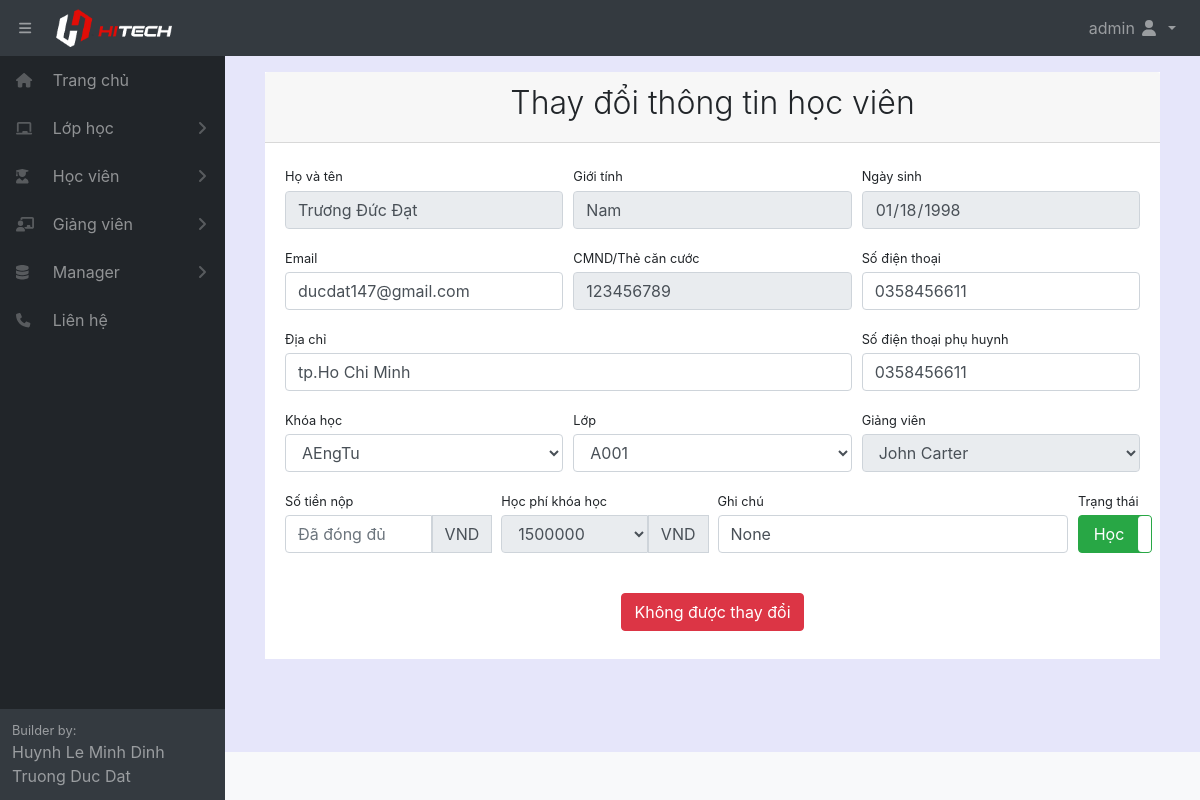
The page /student/132/ (signed in) on the database its author committed.
### home/models.py (models this page shows, shortened)
class Student(models.Model):
    fullname = models.CharField(max_length=100, verbose_name="Tên học sinh")
    gender = models.ForeignKey(Gender, null= True, on_delete=models.SET_NULL)
    birthday = models.DateField(verbose_name="Ngày sinh")
    identity_card = models.CharField(max_length=100, null = True, blank=True, verbose_name="CMND")
    phonenumber = models.CharField(max_length=100, null = True, blank=True, verbose_name="SDT")
    phonenumber_family = models.CharField(max_length=100, null = True, blank=True, verbose_name="SDT phụ huynh")
    email = models.CharField(max_length=100, null = True, blank=True, verbose_name="Email")
    adress = models.CharField(max_length=300, null = True, blank=True, verbose_name="Địa chỉ")
    classname = models.ForeignKey(Classname, null= True, on_delete=models.SET_NULL)
    fee = models.IntegerField(default=0, verbose_name="Học phí")
    fee_remain = models.IntegerField(default=0, verbose_name="Học phí còn lại")
    create_date = models.DateField(auto_now_add=True, verbose_name="Ngày đăng ký học")
    havedetailschedule = active = models.BooleanField(default=False, verbose_name="Thời khóa biểu cá nhân")
    note = models.CharField(max_length=300, null = True, blank=True, verbose_name="Ghi chú")
    active = models.BooleanField(default=True, verbose_name="Trạng thái")
    class Meta:
        ordering =["fullname"]
        verbose_name_plural = "Học sinh"

class Gender(models.Model):
    name = models.CharField(max_length=5, verbose_name="Giới tính")
    def __str__(self):
        return  self.name
    class Meta:
        ordering =["name"]
        verbose_name_plural = "Giới tính"

### home/decorators.py (the view)
        def wrapper_func(request, *args, **kwargs):
            group = None
            if request.user.groups.exists():
                group = request.user.groups.all()[0].name
            if group in allowed_roles:
                return view_func(request, *args, **kwargs)
            else:
                return redirect('errorrole')

### home/models.py (called while the page is built)
    def __str__(self):
        return  self.fullname

    def __str__(self):
        return  self.fullname

    def __str__(self):
        return  self.fullname

### home/views.py (called while the page is built, shortened)
@login_required(login_url='login')
@allowed_users(allowed_roles=['admin','manager','staff','teacher'])
def detailStudent(request,pk):
    student = Student.objects.get(pk=pk)
    classname = Classname.objects.all()
    unit = Unit.objects.all()
    schedule = Schedule.objects.all()
    feeremain = student.fee_remain
    error=0
    context = {'error':error, 'feeremain':feeremain, 'schedule':schedule, 'student':student, 'classname': classname, 'unit': unit}
    return render(request,'student/detailStudent.html',context)

### home/templates/student/detailStudent.html (shortened to what this page needs)
{% extends "pages/base.html" %} {% block title %} Đăng kí học {% endblock title %} {% block content %} {% load static %}
<div class="card-header">
    <h2 class="text-center font-weight-light">Thay đổi thông tin học viên</h2>
</div>
<div class="card-body">
    <form method='POST' action="" id="qrcodeRedirectForm"  name="qrcodeRedirectForm">
        <div class="form-row">
            <div class="col-md-4">
                <label class="small mb-1" for="inputName">Họ và tên</label>
                <div class="form-group">
                    <input class="form-control" disabled id="inputName" type="text" placeholder="Nhập họ và tên"
                        value="{{ student.fullname }}" />
                </div>
            </div>
            <div class="col-md-4">
                <label class="small mb-1" for="inputGender">Giới tính</label>
                <div class="form-group">
                    <input class="form-control" disabled id="inputGender" type="text" value="{{ student.gender }}" />
                </div>
            </div>
            <div class="col-md-4">
                <label class="small mb-1" for="inputBirthDay">Ngày sinh</label>
                <div class="form-group">
                    <input class="form-control" disabled id="inputBirthDay" type="date"
                        value="{{ student.birthday|date:"Y-m-d" }}" />
                </div>
            </div>
        </div>
        <div class="form-row">
            <div class="col-md-4">
                <label class="small mb-1" for="inputEmail">Email</label>
                <div class="form-group">
                    <input class="form-control" name="email" required id="id_email" type="email"
                        value="{{ student.email }}" />
                </div>
            </div>
            <div class="col-md-4">
                <label class="small mb-1" for="inputIdentityCard">CMND/Thẻ căn cước</label>
                <div class="form-group">
                    <input class="form-control" disabled id="inputIdentityCard" type="text"
                        placeholder="Nhập CMND học viên" value="{{ student.identity_card }}" />
                </div>
            </div>
            <div class="col-md-4">
                <label class="small mb-1" for="id_phonenumber">Số điện thoại</label>
                <div class="form-group">
                    <input class="form-control" name="phonenumber" required id="id_phonenumber" type="text"
                        placeholder="Nhập số điện thoại của học viên" value="{{ student.phonenumber }}" /></div>
            </div>
        </div>
        <div class="form-row">
            <div class="col-md-8">
                <label class="small mb-1" for="id_adress">Địa chỉ</label>
                <div class="form-group">
                    <input class="form-control" name="adress" required id="id_adress" type="text"
                        placeholder="Nhập địa chỉ của học viên " value="{{ student.adress }}" />
                </div>
            </div>
            <div class="col-md-4">
                <label class="small mb-1" for="id_phonenumber_family">Số điện thoại phụ huynh</label>
                <div class="form-group">
                    <input class="form-control" name="phonenumber_family" required id="id_phonenumber_family"
                        type="text" placeholder="Nhập số điện thoại phụ huynh"
                        value="{{ student.phonenumber_family }}" /></div>
            </div>
        </div>
        <div class="form-row">
            <div class="col-md-4">
                <label class="small mb-1" for="inputFirstName">Khóa học</label>
                <div class="form-group">
                    <select onchange="changeUnitClassname(this.value)" class="form-control" id="id_unit" name="unit">
                        {% for i in classname %}
                        {% if i.pk == student.classname_id%}
                        <option value="{{i.unit_id}}" hidden>{{i.unit}}</option>
                        {% endif %}
                        {% endfor %}
                    </select>
                </div>
            </div>
            <div class="col-md-4">
                <label class="small mb-1" for="inputClass">Lớp</label>
                <div class="form-group">
                    <select onchange="changeclassname()" required class="form-control" id="id_classname" name="classname">
                        {% for i in classname %}
                        {% if i.active == 0 %}
                        <option value="{{i.pk}}" data-option="{{i.unit_id}}">{{i.fullname}}</option>
                        {% endif %}
                        {% endfor %}
                    </select>
                </div>
            </div>
            <div class="col-md-4">
                <label class="small mb-1" for="inputTeacherName">Giảng viên</label>
                <div class="form-group">
                    <select disabled class="form-control" id="id_teacher" required>
                        {% for i in classname %}
                        {% if i.active == 0 %}
                        <option value="{{i.pk}}" hidden>{{i.teacher}}</option>
                        {% endif %}
                        {% endfor %}
                    </select>
                </div>
            </div>
        </div>
        <div class="form-row">
            <div class="col-md-3">
                <label class="small mb-1" for="inputFee">Số tiền nộp</label>
                <div class="form-group input-group mb-3">
                    {% if feeremain > 0 %}
                    <input class="form-control" required id="id_fee" name="fee" type="text"
                        placeholder="Đã đóng được {{ feeremain }} VND" />
                    {% else %}
                    <input class="form-control" required id="id_fee" name="fee" type="text"
                        placeholder="Đã đóng đủ" />
                    {% endif %}
                    <div class="input-group-prepend">
                        <span class="input-group-text">VND</span>
                    </div>
                </div>
            </div>
            <div class="col-md-3">
                <label class="small mb-1" for="inputFee">Học phí khóa học</label>
                <div class="form-group input-group mb-3">
                    <select class="form-control" disabled id="id_feeremain" required>
                        {% for i in unit %}
                        {% if i.active %}
                        <option value="{{i.pk}}" hidden>{{i.fee}}</option>
                        {% endif %}
                        {% endfor %}
                    </select>
                    <div class="input-group-prepend">
                        <span class="input-group-text">VND</span>
                    </div>
                </div>
            </div>
            <div class="col-md-5">
                <label class="small mb-1" for="inputNote">Ghi chú</label>
                <div class="form-group">
                    <input class="form-control" name="note" id="id_note" type="text" placeholder="Ghi chú"
                        value="{{ student.note }}" />
                </div>
            </div>
            <div class="col-md-1">
                <label class="small mb-1" for="inputActive">Trạng thái</label>
                <div class="form-group">
                </div>
            </div>
        </div>
        <div class="form-group d-flex align-items-center justify-content-between mt-4 mb-0">
            {% if student.havedetailschedule == 0 %}
            <a onclick="submita()" id="id_button" class="btn btn-success"
                style="margin-left: auto; margin-right: auto; color: white;"><i class="fas fa-save"></i> Lưu</a>
            {% else %}
            <label class="btn btn-danger" onclick="alertnochange()" disabled
                style="margin-left: auto; margin-right: auto;">
                Không được thay đổi
            </label>
            {% endif %}
        </div>
    </form>
</div>
{% endblock content %}

### home/templates/pages/base.html (shortened to what this page needs)
<!DOCTYPE html>
<html lang="en">
{% load static %}
<head>
    <link href="{% static '/fullcalendar/core/main.css' %}" rel='stylesheet' />
    <link href="{% static '/fullcalendar/daygrid/main.css' %}" rel='stylesheet' />
    <link href="{% static '/css/styles.css' %}" rel="stylesheet" />
    <link href="{% static '/css/dataTables.bootstrap4.min.css' %}" rel="stylesheet" />
</head>
<body class="sb-nav-fixed">
    <nav class="sb-topnav navbar navbar-expand navbar-dark bg-dark">
        <button class="btn btn-link btn-sm order-0 order-lg-0" id="sidebarToggle" href="#" style="margin-left: 10px;">
            <i class="fas fa-bars"></i></button>
        <a class="navbar-brand" href="{% url 'home' %}">
            <img src="/static/images/Logo-row-Light.png" alt="" style="width: 60%;">
        </a>
        <ul class="navbar-nav ml-auto ml-md-0">
            <li class="nav-item dropdown">
                <a class="nav-link dropdown-toggle" id="userDropdown" href="#" role="button" data-toggle="dropdown"
                    aria-haspopup="true" aria-expanded="false">
                    {{user.first_name}} {{user.last_name}}
                    <i class="fas fa-user fa-fw"></i>
                </a>
            </li>
        </ul>
    </nav>
    <div id="layoutSidenav">
        <div id="layoutSidenav_nav">
            <nav class="sb-sidenav accordion sb-sidenav-dark" id="sidenavAccordion">
                <div class="sb-sidenav-menu">
                    <div class="nav">
                        <a class="nav-link" href="{% url 'home' %}">
                            <div class="sb-nav-link-icon" style="width: 2em;">
                                <i class="fas fa-home"></i>
                            </div>
                            Trang chủ
                        </a>
                        <a class="nav-link collapsed" href="#" data-toggle="collapse" data-target="#collapseClass"
                            aria-expanded="false" aria-controls="collapseClass">
                            <div class="sb-nav-link-icon" style="width: 2em;">
                                <i class="fas fa-chalkboard"></i>
                            </div>
                            Lớp học
                            <div class="sb-sidenav-collapse-arrow">
                                <i class="fas fa-angle-down"></i>
                            </div>
                        </a>
                        <a class="nav-link collapsed" href="#" data-toggle="collapse" data-target="#collapseStudent"
                            aria-expanded="false" aria-controls="collapseStudent">
                            <div class="sb-nav-link-icon" style="width: 2em;">
                                <i class="fas fa-user-graduate"></i>
                            </div>
                            Học viên
                            <div class="sb-sidenav-collapse-arrow">
                                <i class="fas fa-angle-down"></i>
                            </div>
                        </a>
                        <a class="nav-link collapsed" href="#" data-toggle="collapse" data-target="#collapseTeacher"
                            aria-expanded="false" aria-controls="collapseTeacher">
                            <div class="sb-nav-link-icon" style="width: 2em;">
                                <i class="fas fa-chalkboard-teacher"></i>
                            </div>
                            Giảng viên
                            <div class="sb-sidenav-collapse-arrow">
                                <i class="fas fa-angle-down"></i>
                            </div>
                        </a>
                        {% if request.user.is_staff %}
                        <a class="nav-link collapsed" href="#" data-toggle="collapse" data-target="#collapseManager"
                            aria-expanded="false" aria-controls="collapseManager">
                            <div class="sb-nav-link-icon" style="width: 2em;">
                                <i class="fas fa-database"></i>
                            </div>
                            Manager
                            <div class="sb-sidenav-collapse-arrow">
                                <i class="fas fa-angle-down"></i>
                            </div>
                        </a>
                        {% endif %}
                        <a class="nav-link" href="{% url 'contact' %}">
                            <div class="sb-nav-link-icon" style="width: 2em;">
                                <i class="fas fa-phone"></i>
                            </div>
                            Liên hệ
                        </a>
                    </div>
                </div>
                <div class="sb-sidenav-footer">
                    <div class="small">Builder by:</div>
                    <div>Huynh Le Minh Dinh</div>
                    <div>Truong Duc Dat</div>
                </div>
            </nav>
        </div>
        <div id="layoutSidenav_content" style="background-color: lavender;">
            <main>
                <div class="container-fluid">
                    <div style="margin: 1em; background-color: white;">
                        {% block content %}{% endblock %}
                    </div>
                </div>
            </main>
            <footer class="py-4 bg-light mt-auto">
            </footer>
        </div>
    </div>
</body>
</html>

### rows shown on the page
Student: fullname "Trương Đức Đạt", gender "Nam", birthday "01/18/1998", email "ducdat147@gmail.com", identity_card "123456789", phonenumber "0358456611", adress "tp.Ho Chi Minh", phonenumber_family "0358456611", note "None"

### other values the page prints
{{ user.first_name }} "admin"
form field unit "AEngTu"
form field classname "A001"
form field value "John Carter"
form field value "1500000"
